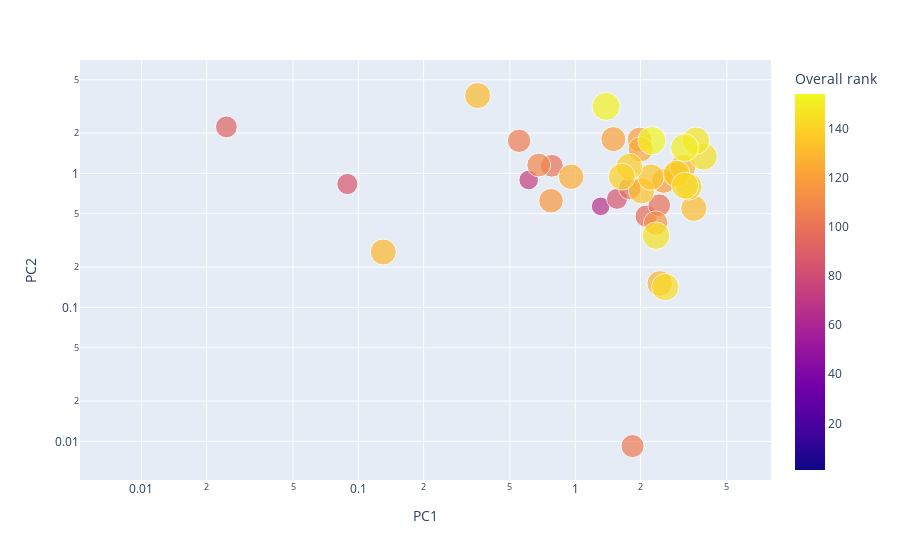

This figure's notebook cell:
### Code cell
px.scatter(pca_df_final, x="PC1", y="PC2", color="Overall rank",
           log_x=True, log_y=True, size="Overall rank",)

### Figure 1 — Plotly figure (JSON) as saved in the notebook; plotly's stock layout.template omitted (floating-point values rounded to 4 significant figures; data arrays with more than 128 entries replaced by an {"elided": "..."} marker saying what was removed)
{"data": [{"hovertemplate": "PC1=%{x}<br>PC2=%{y}<br>Overall rank=%{marker.color}<extra></extra>", "legendgroup": "", "marker": {"color": {"elided": "145 int values"}, "coloraxis": "coloraxis", "size": {"elided": "145 int values"}, "sizemode": "area", "sizeref": 0.385, "symbol": "circle"}, "mode": "markers", "name": "", "orientation": "v", "showlegend": false, "type": "scatter", "x": {"elided": "145 float values"}, "xaxis": "x", "y": {"elided": "145 float values"}, "yaxis": "y"}], "layout": {"coloraxis": {"colorbar": {"title": {"text": "Overall rank"}}, "colorscale": [[0, "#0d0887"], [0.1111, "#46039f"], [0.2222, "#7201a8"], [0.3333, "#9c179e"], [0.4444, "#bd3786"], [0.5556, "#d8576b"], [0.6667, "#ed7953"], [0.7778, "#fb9f3a"], [0.8889, "#fdca26"], [1, "#f0f921"]]}, "legend": {"itemsizing": "constant", "tracegroupgap": 0}, "margin": {"t": 60}, "xaxis": {"anchor": "y", "domain": [0, 1], "title": {"text": "PC1"}, "type": "log"}, "yaxis": {"anchor": "x", "domain": [0, 1], "title": {"text": "PC2"}, "type": "log"}}}
